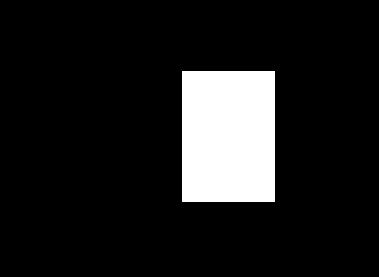
#> input picture rect7.jpg, 379 x 277 px
$ python question3.py
#> lines starting #> are read from the running program, lines starting #| are printed output that depends on the picture
print("question3 assignment1 dip by 18i0728")

import numpy as np
import matplotlib.image as mpimg
import matplotlib.pyplot as plt
img1 = mpimg.imread('rect7.jpg')
#> img1 is the input picture: shape (277, 379, 3); min 0, max 255, mean 29.6
img2 = mpimg.imread('rect1.jpg')
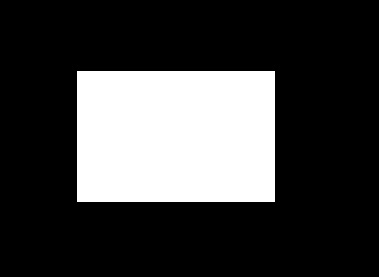
#> input picture rect1.jpg, 379 x 277 px
#> img2 is the input picture: shape (277, 379, 3); min 0, max 255, mean 63


def StackHorizontal(img1_para,img2_para):
    height_img1, width_img1 = img1_para.shape[0:2]
#> height_img1 = 277; width_img1 = 379
    height_img2, width_img2 = img2_para.shape[0:2]
#> height_img2 = 277; width_img2 = 379
    counter1=0
    for item in img1[0][0]:
       # Incrementing counter variable to get each item in the list
       counter1 = counter1 + 1
#> this loop made 3 passes
#> item on passes 2 to 3: 0, 0
#> after the loop, counter1 = 3
    counter2=0
    for item in img2[0][0]:
        # Incrementing counter variable to get each item in the list
         counter2 = counter2 + 1
#> after the loop, counter2 = 3
    print(counter1)
#| 3
    print(counter2)
#| 3
    channels_img1=counter1
#> channels_img1 = 3
    channels_img2=counter2
#> channels_img2 = 3
    if (height_img1==height_img2) and (width_img1==width_img2):
        print("size of both images matched\n   now checking the channels info of both images")
        if(channels_img1==channels_img2):
           print("\nchannels matched !!images are compatible for horizontal stacking")

           d3 = [[[0 for col in range(3)]for row in range(width_img1*2)] for x in range(height_img1)]

           i = 0
           while i < height_img1:
               j=0
               z=0
               while j < width_img1*2:
                    if(j<width_img1):
                       k=0
                       while k < channels_img1:
                          d3[i][j][k]=img1_para[i][j][k]
                          k+=1
                    else:
                        k=0
                        while k < channels_img1:
                          d3[i][j][k]=img2_para[i][z][k]
                          k+=1
                        z+=1

                    j+=1


               i+=1
#> after the loop, d3 = 277 items; i = 277

           arr = np.array(d3)
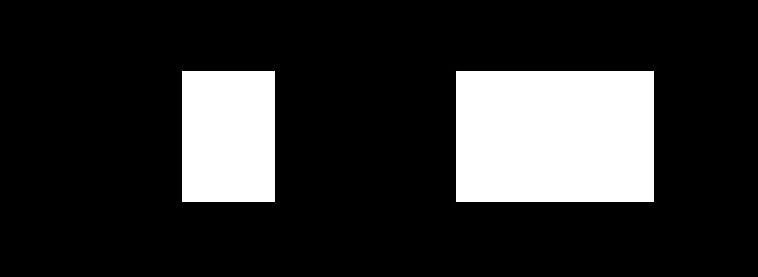
#> arr: shape (277, 758, 3); min 0, max 255, mean 46.3
           imgplot = plt.imshow(arr)
           plt.show()


        else:
            print("channels didnot matched\nhence images are not compatible for stacking")
    else:
        print("images are not compatible for horizantle stacking")

# Load an color image in grayscale
StackHorizontal(img1,img2)
